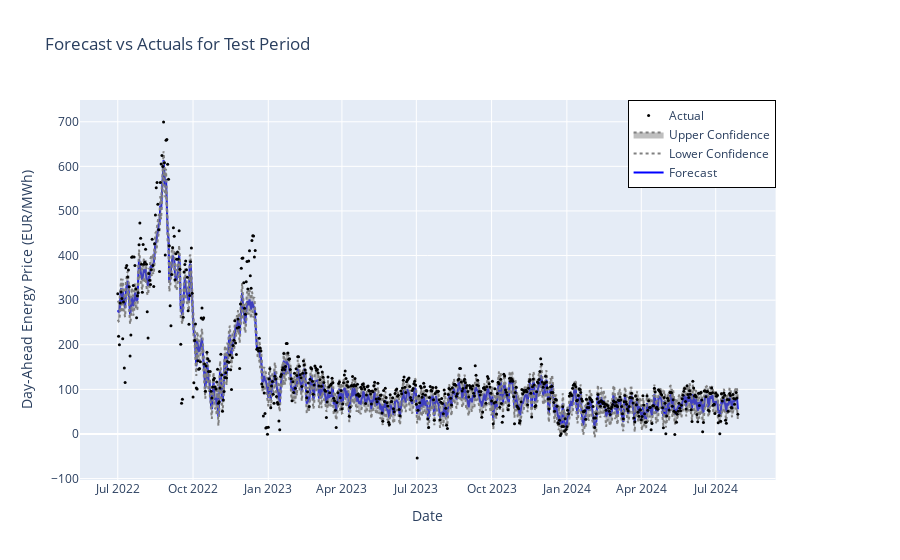

Notebook code for this chart:
### Markdown cell above
## 5. Plot the predictions vs. the actual data for the test period

### Code cell
# Define the test period start and end dates
test_start = test_df['ds'].min()
test_end = test_df['ds'].max()

# Filter forecast to test period
test_forecast = forecast[(forecast['ds'] >= test_start)
                         & (forecast['ds'] <= test_end)]

# Filter historical data to test period
test_actuals = df[(df['ds'] >= test_start) & (df['ds'] <= test_end)]

# Create a figure with subplots
fig = make_subplots(specs=[[{"secondary_y": True}]])

# Add traces for forecast and actual data
fig.add_trace(
    go.Scatter(x=test_forecast['ds'], y=test_forecast['yhat'],
               name='Forecast', mode='lines', line=dict(color='blue')),
    secondary_y=False,
)

fig.add_trace(
    go.Scatter(x=test_forecast['ds'], y=test_forecast['yhat_lower'],
               name='Lower Confidence', mode='lines', line=dict(color='gray', dash='dot')),
    secondary_y=False,
)

fig.add_trace(
    go.Scatter(x=test_forecast['ds'], y=test_forecast['yhat_upper'], name='Upper Confidence',
               mode='lines', line=dict(color='gray', dash='dot'), fill='tonexty'),
    secondary_y=False,
)

fig.add_trace(
    go.Scatter(x=test_actuals['ds'], y=test_actuals['y'], name='Actual',
               mode='markers', marker=dict(color='black', size=3)),
    secondary_y=False,
)

# Set graph title and axis labels
fig.update_layout(
    title='Forecast vs Actuals for Test Period',
    xaxis_title='Date',
    yaxis_title='Day-Ahead Energy Price (EUR/MWh)',
    legend=dict(x=0.01, y=0.99, bordercolor="Black", borderwidth=1)
)

# Update layout
fig.update_layout(
    title='Forecast vs Actuals for Test Period',
    xaxis_title='Date',
    yaxis_title='Day-Ahead Energy Price (EUR/MWh)',
    legend=dict(
        x=0.94,   # Set x position to 1 (far right)
        y=1,   # Set y position to 1 (top)
        xanchor='right',  # Anchor the legend's x position to the right
        yanchor='top',    # Anchor the legend's y position to the top
        bordercolor='black',  # Optional: Add a border around the legend
        borderwidth=1        # Optional: Set the border width
    ),
    template='plotly'  # Changed to plotly_white for better visibility
)

# Save the figure as a PNG image
fig.write_image("forecast_vs_actuals_without_lags.png")

# Show plot
fig.show()

### Figure 1 — Plotly figure (JSON) as saved in the notebook; plotly's stock layout.template omitted (floating-point values rounded to 4 significant figures; data arrays with more than 128 entries replaced by an {"elided": "..."} marker saying what was removed)
{"data": [{"line": {"color": "blue"}, "mode": "lines", "name": "Forecast", "type": "scatter", "x": {"elided": "759 str values"}, "xaxis": "x", "y": {"elided": "759 float values"}, "yaxis": "y"}, {"line": {"color": "gray", "dash": "dot"}, "mode": "lines", "name": "Lower Confidence", "type": "scatter", "x": {"elided": "759 str values"}, "xaxis": "x", "y": {"elided": "759 float values"}, "yaxis": "y"}, {"fill": "tonexty", "line": {"color": "gray", "dash": "dot"}, "mode": "lines", "name": "Upper Confidence", "type": "scatter", "x": {"elided": "759 str values"}, "xaxis": "x", "y": {"elided": "759 float values"}, "yaxis": "y"}, {"marker": {"color": "black", "size": 3}, "mode": "markers", "name": "Actual", "type": "scatter", "x": {"elided": "759 str values"}, "xaxis": "x", "y": {"elided": "759 float values"}, "yaxis": "y"}], "layout": {"legend": {"bordercolor": "black", "borderwidth": 1, "x": 0.94, "xanchor": "right", "y": 1, "yanchor": "top"}, "title": {"text": "Forecast vs Actuals for Test Period"}, "xaxis": {"anchor": "y", "domain": [0, 0.94], "title": {"text": "Date"}}, "yaxis": {"anchor": "x", "domain": [0, 1], "title": {"text": "Day-Ahead Energy Price (EUR/MWh)"}}, "yaxis2": {"anchor": "x", "overlaying": "y", "side": "right"}}}
